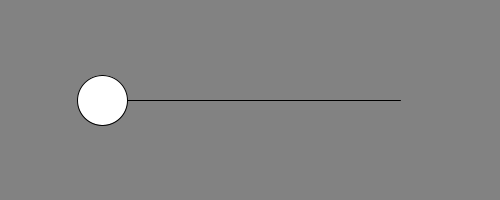
Frame 1 (no input)
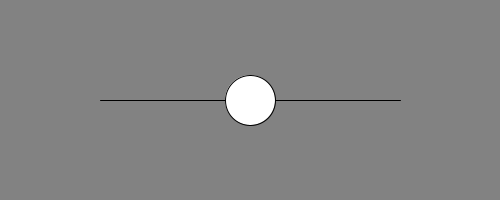
Frame 60 (the mouse pressed at the canvas centre just before this capture)
Frame 120 (the mouse held since frame 60 and released just before this capture): identical to frame 60, image omitted

The Processing sketch that drew these frames (run headless with seeded random() and noise(); from frame 60 on, the mouse is pressed at the canvas centre):

// Processing sketch: Lab_5_BRONZE
// ── Lab_5_BRONZE.pde
final int X_LEFT = 100;  //The left end of the horizontal line.
final int X_RIGHT = 400; //The right end of the horizontal line.
final int Y = 100;       //The y position of the line and circle.
final int BALL_DIAM = 50;     //The diameter of the circle
final float BALL_SPEED = 2.5; //Its speed (pixels/second)

float circleCenterPosition = X_LEFT;

boolean movingToTheRight = true;
boolean mouseClick = false;

void setup()
{
  size(500,200); 
}

void draw()
{
  if (!mouseClick)
  {
    moveBall();
    drawAll();
  }
}

void mousePressed ()
{
  mouseClick = !mouseClick;
}

void mouseReleased()
{
  mouseClick = !mouseClick;
}

void moveBall ()
{
  if (circleCenterPosition <= X_LEFT)
  {
    movingToTheRight = true;
  }
  if (circleCenterPosition >= X_RIGHT)
  {
     movingToTheRight = false;
  }
  if (movingToTheRight)
  {
    circleCenterPosition += BALL_SPEED;
  }
  if (!movingToTheRight)
  {
    circleCenterPosition -= BALL_SPEED;
  }
}

void drawAll()
{
  background (130);
  line (X_LEFT, Y, X_RIGHT, Y);
  ellipse (circleCenterPosition, Y, BALL_DIAM, BALL_DIAM);
}
